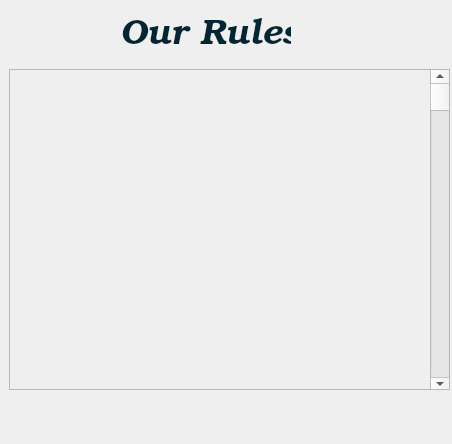
<?xml version="1.0" encoding="UTF-8"?>
<ui version="4.0">
 <class>Rules</class>
 <widget class="QMainWindow" name="Rules">
  <property name="geometry">
   <rect>
    <x>0</x>
    <y>0</y>
    <width>452</width>
    <height>444</height>
   </rect>
  </property>
  <property name="windowTitle">
   <string>Our Rules</string>
  </property>
  <property name="styleSheet">
   <string notr="true"/>
  </property>
  <widget class="QWidget" name="centralwidget">
   <widget class="QScrollArea" name="scrollArea">
    <property name="geometry">
     <rect>
      <x>9</x>
      <y>69</y>
      <width>441</width>
      <height>321</height>
     </rect>
    </property>
    <property name="widgetResizable">
     <bool>true</bool>
    </property>
    <widget class="QWidget" name="scrollAreaWidgetContents">
     <property name="geometry">
      <rect>
       <x>0</x>
       <y>0</y>
       <width>439</width>
       <height>319</height>
      </rect>
     </property>
     <widget class="QScrollBar" name="verticalScrollBar">
      <property name="geometry">
       <rect>
        <x>420</x>
        <y>0</y>
        <width>20</width>
        <height>321</height>
       </rect>
      </property>
      <property name="orientation">
       <enum>Qt::Vertical</enum>
      </property>
     </widget>
    </widget>
   </widget>
   <widget class="QLabel" name="welcomeLable">
    <property name="geometry">
     <rect>
      <x>120</x>
      <y>10</y>
      <width>171</width>
      <height>51</height>
     </rect>
    </property>
    <property name="font">
     <font>
      <family>URW Bookman L</family>
      <pointsize>26</pointsize>
      <italic>true</italic>
     </font>
    </property>
    <property name="styleSheet">
     <string notr="true">color:rgb(0, 39, 51);</string>
    </property>
    <property name="text">
     <string>Our Rules</string>
    </property>
   </widget>
  </widget>
 </widget>
 <resources/>
 <connections/>
</ui>
